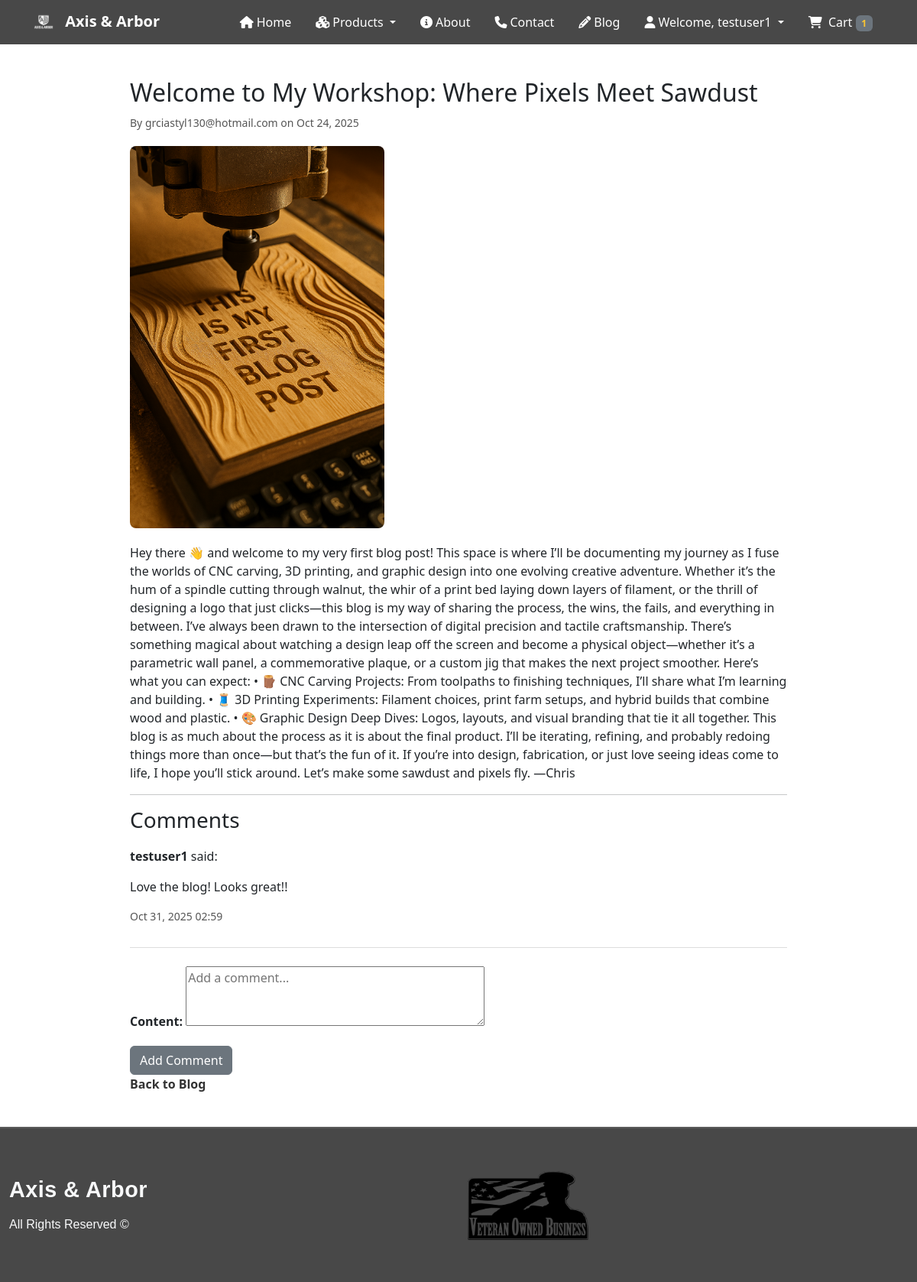
The app's page /blog/welcome-to-my-workshop-where-pixels-meet-sawdust/ (signed in) with its own data.
### blog/models.py (models this page shows, shortened)
class Post(models.Model):
    title = models.CharField(max_length=200)
    slug = models.SlugField(unique=True)
    author = models.ForeignKey(User, on_delete=models.CASCADE)
    content = models.TextField()
    category = models.ForeignKey('Category', on_delete=models.SET_NULL, null=True, blank=True)
    image = models.ImageField(upload_to='blog_images/', null=True, blank=True)  # <-- New
    created_at = models.DateTimeField(default=timezone.now)
    updated_at = models.DateTimeField(auto_now=True)
    published = models.BooleanField(default=True)

class Comment(models.Model):
    post = models.ForeignKey('Post', on_delete=models.CASCADE, related_name='comments')
    user = models.ForeignKey(User, on_delete=models.CASCADE)
    content = models.TextField()
    created_at = models.DateTimeField(auto_now_add=True)
    approved = models.BooleanField(default=True)  # optional for moderation

### blog/views.py (the view)
# urls.py: path('<slug:slug>/', views.post_detail, name='blog_detail'),
@login_required
def post_detail(request, slug):
    post = get_object_or_404(Post, slug=slug, published=True)
    comments = post.comments.filter(approved=True).order_by('-created_at')
    if request.method == 'POST':
        form = CommentForm(request.POST)
        if form.is_valid():
            comment = form.save(commit=False)
            comment.post = post
            comment.user = request.user
            comment.save()
            return redirect('blog_detail', slug=slug)
    else:
        form = CommentForm()
    return render(request, 'blog/post_detail.html', {'post': post, 'comments': comments, 'form': form})

### blog/forms.py
class CommentForm(forms.ModelForm):
    class Meta:
        model = Comment
        fields = ['content']
        widgets = {
            'content': forms.Textarea(attrs={'rows': 3, 'placeholder': 'Add a comment...'}),
        }

### cart/context_processors.py (called while the page is built)
def cart_total(request):
    total_items = 0
    if request.user.is_authenticated:
        cart, _ = Cart.objects.get_or_create(user=request.user)
        total_items = sum(item.quantity for item in cart.items.all())
    return {'cart_total_items': total_items}

### blog/templates/blog/post_detail.html (shortened to what this page needs)
{% extends "base.html" %}
{% load static %}
{% block css %}
<link rel="stylesheet" href="{% static 'css/post_detail.css' %}">
{% endblock %}
{% block content %}
<div class="post-detail">
    <h1>{{ post.title }}</h1>
    <p><small>By {{ post.author }} on {{ post.created_at|date:"M d, Y" }}</small></p>
    {% if post.image %}
    <div class="featured-image">
        <img src="{{ post.image.url }}" alt="{{ post.title }}">
    </div>
    {% endif %}
    <div class="post-content">
        {{ post.content|safe }}
    </div>
    <hr>
    <h3>Comments</h3>
    <div class="comments">
        {% for comment in comments %}
        <div class="comment">
            <p><strong>{{ comment.user.username }}</strong> said:</p>
            <p>{{ comment.content }}</p>
            <small>{{ comment.created_at|date:"M d, Y H:i" }}</small>
        </div>
        {% empty %}
        <p>No comments yet.</p>
        {% endfor %}
    </div>
    {% if user.is_authenticated %}
    <form method="post">
        {{ form.as_p }}
        <button type="submit" class="btn btn-secondary">Add Comment</button>
    </form>
    {% else %}
    <p><a href="{% url 'login' %}?next={{ request.path }}">Log in</a> to comment.</p>
    {% endif %}
    <a href="{% url 'blog_list' %}">Back to Blog</a>
</div>
{% endblock %}

### templates/navbar.html (shortened to what this page needs)
{% load static %}
<link rel="stylesheet" href="{% static 'css/navbar.css' %}">
<nav class="navbar navbar-expand-lg navbar-dark ">
    <div class="container">
        <a class="navbar-brand fw-bold me-4" href="{% url 'home' %}">
            <img src="{% static 'images/white-logo.png' %}" alt="Axis & Arbor Logo" width="30" height="30"
                class="d-inline-block me-2">
            Axis & Arbor
        </a>
        <div class="collapse navbar-collapse" id="navbarCollapse">
            <ul class="navbar-nav ms-auto mb-2 mb-lg-0">
                {% with request.resolver_match.url_name|default_if_none:'' as current_url %}
                <li class="nav-item mx-2">
                    <a class="nav-link {% if current_url == 'home' or request.path == '/' %}active{% endif %}"
                        href="{% url 'home' %}">
                        <i class="fa fa-home me-1"></i>Home
                    </a>
                </li>
                <li class="nav-item dropdown mx-2">
                    <a class="nav-link dropdown-toggle {% if current_url in 'product_list cutting_boards woodworking printing' %}active{% endif %}"
                        href="{% url 'product_list' %}" id="productsDropdown" role="button" data-bs-toggle="dropdown"
                        aria-expanded="false">
                        <i class="fa fa-cubes me-1"></i>Products
                    </a>
                </li>
                <li class="nav-item mx-2">
                    <a class="nav-link {% if current_url == 'about' %}active{% endif %}" href="{% url 'about' %}">
                        <i class="fa fa-info-circle me-1"></i>About
                    </a>
                </li>
                <li class="nav-item mx-2">
                    <a class="nav-link {% if current_url == 'contact' %}active{% endif %}" href="{% url 'contact' %}">
                        <i class="fa fa-phone me-1"></i>Contact
                    </a>
                </li>
                <li class="nav-item mx-2">
                    <a class="nav-link {% if current_url == 'blog' %}active{% endif %}" href="{% url 'blog_list' %}">
                        <i class="fa fa-pencil me-1"></i>Blog
                    </a>
                </li>
                {% endwith %}
                {% if user.is_authenticated %}
                <li class="nav-item dropdown mx-2">
                    <a class="nav-link dropdown-toggle" href="#" id="userDropdown" role="button"
                        data-bs-toggle="dropdown" aria-expanded="false">
                        <i class="fa fa-user me-1"></i>Welcome, {{ user.username }}
                    </a>
                </li>
                <li class="nav-item mx-2">
                    <a class="nav-link" href="{% url 'cart:view_cart' %}">
                        <i class="fa fa-shopping-cart me-1"></i>
                        Cart
                        {% if cart_total_items > 0 %}
                        <span class="badge bg-secondary {% if cart_total_items > 0 %}cart-count{% endif %}">
                            {{ cart_total_items }}
                        </span>
                        {% endif %}
                    </a>
                </li>
                {% endif %}
            </ul>
        </div>
    </div>
</nav>

### blog/static/css/post_detail.css (style rules this page uses)
.post-detail { max-width: 900px; margin: 0 auto; padding: 20px; }
.post-detail h1 { margin-bottom: 10px; font-size: 2rem; }
.post-detail small { color: #555; margin-bottom: 20px; display: block; }
.featured-image img { max-width: 100%; height: auto; border-radius: 8px; margin-bottom: 20px; max-height: 500px; object-fit: cover; }
.comments .comment { border-bottom: 1px solid #ddd; padding: 10px 0; }
.post-detail a { color: #333; text-decoration: none; font-weight: 600; }
.post-detail form { margin-top: 20px; }
.post-detail form label { margin-bottom: 4px; font-weight: 600; }
.post-detail form textarea { margin-top: 4px; }
.comments { margin-bottom: 15px; }

### static/css/navbar.css (style rules this page uses)
.navbar { display: flex; flex-direction: row; background-color: #484848; justify-content: space-evenly !important; }
.navbar .navbar-nav .nav-link { color: #fff; transition: color 0.3s ease; }
.cart-count { color: #fbc531 !important; font-weight: 600; }

### records on screen
Post: title "Welcome to My Workshop: Where Pixels Meet Sawdust", author "grciastyl130@hotmail.com", created_at "Oct 24, 2025", image (picture), content "Hey there 👋 and welcome to my very first blog post! This space is where I’ll be documenting my journey as I fuse the worlds of CNC carving, 3D printing, and graphic design into one evolving creative adventure. Whether it’s the hum of a spindle cutting through walnut, the whir of a print bed laying down layers of filament, or the thrill of designing a logo that just clicks—this blog is my way of sharing the process, the wins, the fails, and everything in between. I’ve always been drawn to the intersection of digital precision and tactile craftsmanship. There’s something magical about watching a design leap off the screen and become a physical object—whether it’s a parametric wall panel, a…"
Comment: user.username "testuser1", content "Love the blog! Looks great!!", created_at "Oct 31, 2025 02:59"

### other values on screen
{{ user.username }} "testuser1"
{{ cart_total_items }} "1"
